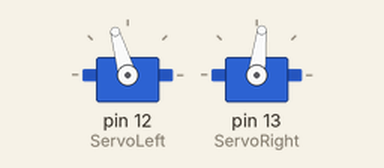
This sketch was run on a simulated Arduino Uno, built with avr-gcc and run on an emulated ATmega328P. On the bench: 2 × servo.

Above: at 1.3 s.
Timing chart, 0 to 2.8 s (numbered marks = the images above):
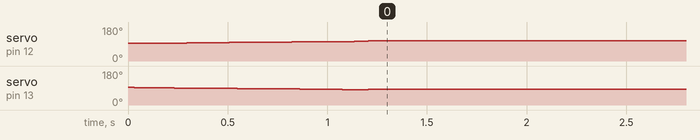

The sketch:

DriveForwards.ino
```cpp
/*
 * void StartDriving();
 *
 * The StartDriving() function is utilized to move the BoeBot in the forward direction.
 * Initially maximum speeds of 1500us and 1300us (as mentioned in the Parallax Tutorials)
 * were used. However, it soon became evident that the left servo was rotating slower
 * than the right servo, and the sudden change in speed at the beginnning of the movement
 * caused the BoeBot to lose alignment. The solution to this problem was to re-calibrate
 * the Servo's and add a linear acceleration at the beginning of the movement.
 *
 *
 * The Servo's were tested and calibrated according to Chapter 2 of the Parallax Module.
 * CSV files were created to determine how the Rotational Velocity (RPM) changed with
 * the Pulse Width (us). Based on this data maximum/minimum speeds and acceleration values
 * were chosen for the Servo's
 */

#include <Servo.h>


#define MAX_RIGHT_SPEED               1400                                        // Ideal Right Servo Max Speed to got straight
#define MAX_LEFT_SPEED                1638                                        // Ideal Left Servo Max Speed to got straight
#define MIN_SPEED                     1500                                        // Ideal Stop Servo Speed
#define MAX_DELTA_SPEED               (MAX_LEFT_SPEED - MAX_RIGHT_SPEED) / 2
#define ACCELERATION                  1


Servo ServoLeft;
Servo ServoRight;
int ServoRightSpeed = MIN_SPEED;
int ServoLeftSpeed = MIN_SPEED;

void setup() {

  ServoLeft.attach(12);
  ServoRight.attach(13);
  StartDriving();                                 // Call StartDriving Function
}


void StartDriving() {
  for(int deltaSpeed = 0; deltaSpeed < MAX_DELTA_SPEED; deltaSpeed += ACCELERATION) {
    ServoLeftSpeed = MIN_SPEED + deltaSpeed;
    ServoRightSpeed = MIN_SPEED - deltaSpeed;

    ServoLeft.writeMicroseconds(ServoLeftSpeed);
    ServoRight.writeMicroseconds(ServoRightSpeed);
    delay(10);                                                                  // Apply the deltaSpeed for 10ms
  }

  ServoLeft.writeMicroseconds(MAX_LEFT_SPEED);                                  // Set Servo's to maximum speed
  ServoRight.writeMicroseconds(MAX_RIGHT_SPEED);                                // after acceleration is completed
}

void loop() {
}
```
